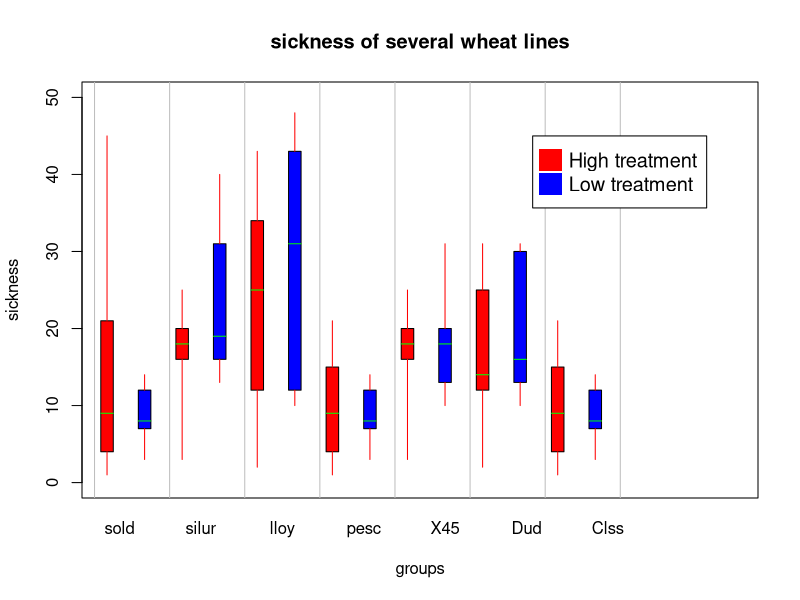

This figure's R source:
pdf("4_box_plot_baseR.pdf")
library(dichromat)
# plot_box nd color it
box_plot <- function(min_q1_q2_q3_max_c){
  plot_color<-c()
  if(min_q1_q2_q3_max_c[6]%%2 !=0){
    plot_color<-"red"
  }else{plot_color<-"blue"}
  
  x_coord=c(min_q1_q2_q3_max_c[6]-0.5,min_q1_q2_q3_max_c[6]+0.5 ,min_q1_q2_q3_max_c[6]+0.5,min_q1_q2_q3_max_c[6]-0.5)  #>> min_q1_q2_q3_max_c[6] counter
  print(paste("x_coord=>",x_coord))
  y_coord=c(min_q1_q2_q3_max_c[2],min_q1_q2_q3_max_c[2],min_q1_q2_q3_max_c[4],min_q1_q2_q3_max_c[4])  #q1 to q3 >>min_q1_q2_q3_max_c[]
  print(paste("y_coord=>",y_coord))
  # polygon(x_coord,y_coord,col=colors[round(min_q1_q2_q3_max_c[6]*100)+1])
  polygon(x_coord,y_coord,col=plot_color)
  # line col=c("slateblue1" , "tomato")
  segments(x0=min_q1_q2_q3_max_c[6]-0.5,y0=min_q1_q2_q3_max_c[3],x1=min_q1_q2_q3_max_c[6]+0.5,y1=min_q1_q2_q3_max_c[3],col="green") #q2 min_q1_q2_q3_max_c[]
  segments(x0=min_q1_q2_q3_max_c[6],y0=min_q1_q2_q3_max_c[1],x1=min_q1_q2_q3_max_c[6],y1=min_q1_q2_q3_max_c[2],col="red") #min to q1  min_q1_q2_q3_max_c[]
  segments(x0=min_q1_q2_q3_max_c[6],y0=min_q1_q2_q3_max_c[4],x1=min_q1_q2_q3_max_c[6],y1=min_q1_q2_q3_max_c[5],col="red") #q3 to max  min_q1_q2_q3_max_c[]
}


 ######## find min q1-q2-q3-max ################################
Find_box_items <- function(data){
  data<- sort(data)
  l_v= c()
  min_num<- data[1]
  # print(min_num)
  l_v<-append(l_v, min_num)
  
  q1<- (length(data)+1)/4
  # print(q1)
  # print(data[q1])
  l_v<-append(l_v, data[q1])
  
  q2<- (length(data)+1)/2
  # print(q2)
  # print(data[q2])
  l_v<-append(l_v, data[q2])
  
  q3<- ((length(data)+1)/4)*3
  # print(q3)
  l_v<-append(l_v, data[q3])
  # print(data[q3])
  # ----------------outliers--------------------------
  # get median
  med = median(data)
  # subtract median from each value of x and get absolute deviation
  abs_dev = abs(data-med)
  # get MAD
  mad = 1.4826 * median(abs_dev)
  
  # get threshold values for outliers
  Tmin = med-(3*mad) 
  Tmax = med+(3*mad) 
  
  # find outlier
  out<- data[which(data < Tmin | data > Tmax)]
  print(paste("+++++++++++++++++++outlier===> ", out))
  # if(out){
  #   l_v<-append(l_v, out)
  # }else{
  #   l_v<-append(l_v, "0")
  # }
  # 
  # -------------------outliers-----------------------
  # outlier_index<-which(data == out)
  # 
  # print(paste("outlier_index==>",outlier_index))
  # data[-outlier_index]
  # max_num<- data[length(data[-outlier_index])]
  max_num<- data[length(data)]
  l_v<-append(l_v, max_num)
  # print(max_num)
  return(l_v)
  # print(l_v)
}

######################## main ##########################################################
col1 = c(1,4,5,9,45,15,21) 
col2 = c(7,3,14,9,7,8,12)
col3 =  c(3,16,17,18,19,20,25) 
col4 =  c(31,13,16,18,19,20,40)
col5 =  c(2,12,21,25,31,34,43)
col6 =  c(31,37,43,48,12,10,16)
col7 = c(1,4,5,9,12,15,21)
col8 =c(7,3,14,9,7,8,12)
col9 =  c(3,16,17,18,19,20,25)
col10 =  c(31,13,16,18,19,20,10)
col11 =  c(2,12,21,25,31,14,13)
col12 =  c(31,30,13,18,13,10,16)
col13 = c(1,4,5,9,12,15,21)
col14=c(7,3,14,9,7,8,12)
# note <- c( rep(c(sample(0:4, 20 , replace=T) , sample(1:6, 20 , replace=T)),2),
#            rep(c(sample(5:7, 20 , replace=T), sample(5:9, 20 , replace=T)),2),
#            c(sample(0:4, 20 , replace=T) , sample(2:5, 20 , replace=T),
#              rep(c(sample(6:8, 20 , replace=T) , sample(7:10, 20 , replace=T)),2) ))
# for(i in note){print(i)}
tframe = data.frame(col1, col2, col3,col4,col5,col6,col7,col8,col9,col10,col11,col12,col13,col14)

####################### draw plot with x and y ##################################
# plot without with x-axis
# x11()
plot(0:50, xlab="groups",boxwex=0.2 , ylab="sickness",
     main="sickness of several wheat lines" , 
     col=c("red", "blue") ,  
     xaxt="n",
     type = "n")

counter=1   
# for(i in aframe)
for(i in tframe)  
{
  print(i)
  
  print("========Find_min_q1_q2_q3_max=========")
  Find_min_q1_q2_q3_max <- Find_box_items(i)
  print(Find_min_q1_q2_q3_max)
  Find_min_q1_q2_q3_max <- append(Find_min_q1_q2_q3_max,counter)
  print(Find_min_q1_q2_q3_max)
  counter<- counter+3
  box_plot(Find_min_q1_q2_q3_max)
}


axis(1, 
     at = seq(2 , 45 ,6.5), 
     # at = seq(0.5 , 14 , 2), 
     labels = c("sold", "silur", "lloy", "pesc", "X45", "Dud", "Clss") , 
     tick=FALSE , cex=0.3)


# Add the grey vertical lines
for(i in seq(0, 46 , 6)){ 
  abline(v=i,lty=1, col="grey")
}
# Add a legend
legend(35, 45, legend= c("High treatment", "Low treatment"),
       col=c("red", "blue"),  pch = 15, bty = "1", pt.cex = 3, cex = 1.2)

# dev.off()


dev.off()
